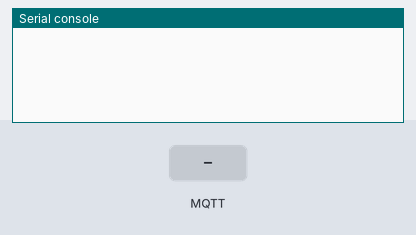
The program below on a simulated ESP32 board running MicroPython. Parts: the last lines printed to the serial console. The test bench sets the inputs (shaded band). WiFi joins after 1.5 s; no MQTT or app messages arrive unless stated.

Above: at 3.3 s.
3.4 s: MQTT message "1" arrives on the first subscribed topic
At 4.5 s:
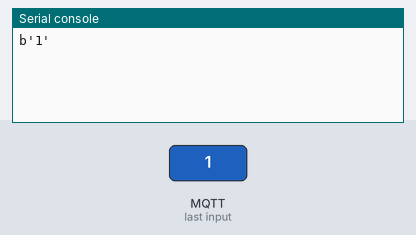
4.9 s: MQTT message "on" arrives on the first subscribed topic
At 5.6 s:
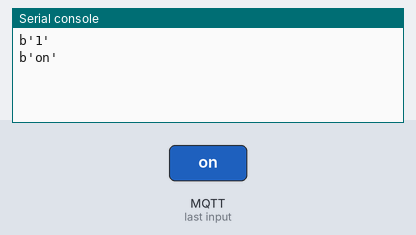
6.4 s: MQTT message "off" arrives on the first subscribed topic
At 6.7 s:
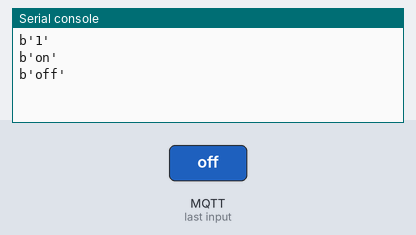

Measured:
- after the input at 3.4 s, the serial console: prints a new line at once (image 1)
- after the input at 4.9 s, the serial console: prints a new line at once (image 2)
- after the input at 6.4 s, the serial console: prints a new line at once (image 3)

The program:

prueba_mqtt.py
```python
"""Esta es una prueba de MQTT con shiftr
"""
from time import sleep

from umqtt.robust import MQTTClient
import network


wlan = network.WLAN(network.STA_IF)
wlan.active(True)
wlan.connect("NETLIFE-Silva", "SASM3141")
sleep(2)


def _cb(topic, msg):
    print(msg)


SHIFTR_TOKEN = b"v4BmtoHRLVPHcfc4"
CLIENT_ID = b"esp3222"
USUARIO = b"paintbug935"
TOPIC = b"tiempoActivacion"  # el topic define a que device en especifico es que se va a subir datos
# b"/v1.6/devices/{NOMBRE_DISPOSITIVO}" en el que NOMBRE_DISPOSITIVO es quien
# define entre los devices creados al cual se quiere subir el dato

client = MQTTClient(
    CLIENT_ID,
    b"paintbug935.cloud.shiftr.io",
    1883,
    user=USUARIO,
    password=SHIFTR_TOKEN,
)  # creacion de objeto
client.connect()  # conexion a ubidots
client.set_callback(_cb)
client.subscribe(TOPIC)

while True:
    try:
        client.wait_msg()

    except ConnectionError as e:
        print(e)
        client.disconnect()
```
